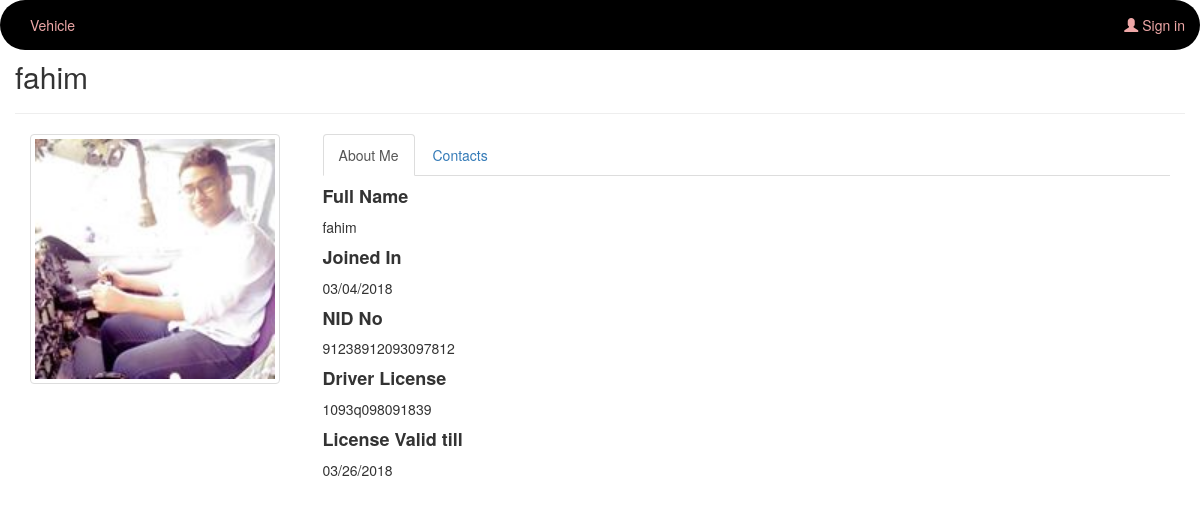
The app's page /Vehicle-Management/driverprofile.php?driverid=20 with its own data.
### tables this page shows
CREATE TABLE `driver` (
  `driverid` int(11) NOT NULL,
  `drname` varchar(255) NOT NULL,
  `drjoin` varchar(255) NOT NULL,
  `drmobile` varchar(20) NOT NULL,
  `drnid` varchar(30) NOT NULL,
  `drlicense` varchar(30) NOT NULL,
  `drlicensevalid` varchar(100) NOT NULL,
  `draddress` varchar(255) NOT NULL,
  `drphoto` varchar(30) NOT NULL,
  `dr_available` int(11) NOT NULL
);

### Vehicle-Management/driverprofile.php (the view, shortened to what this page needs)
<?php
    $connection= mysqli_connect("localhost","root","","vehicle_management");
    $driverid= $_GET['driverid'];
    $sql= "SELECT * FROM `driver` WHERE driverid='$driverid'";
    $res= mysqli_query($connection,$sql);
    $row= mysqli_fetch_assoc($res);
?>
<!DOCTYPE html>
<html lang="en">
<head>
    <link rel="stylesheet" href="https://maxcdn.bootstrapcdn.com/bootstrap/3.3.7/css/bootstrap.min.css">
    <link rel="stylesheet" href="style.css">
</head>
<body>
   <?php include 'navbar.php';?>
        <div class="container">
          <div class="row">
          <div class="fb-profile-text" id="h1" >
                            <h2><?php echo $row['drname']; ?></h2>
            </div>
            <hr>
           <div class="col-sm-3">
                   <div class="fb-profile">
                        <img height="250" width="250" align="left" class="fb-image-profile thumbnail userpic" src="picture/<?php echo $row['drphoto'] ?>" alt="dp"/>
                    </div>
           </div>
           <div class="col-sm-9">
               <div data-spy="scroll" class="tabbable-panel">
                <div class="tabbable-line">
                  <ul class="nav nav-tabs ">
                    <li class="active">
                      <a href="#tab_default_1" data-toggle="tab">
                      About Me </a>
                    </li>
                    <li>
                      <a href="#tab_default_2" data-toggle="tab">
                     Contacts </a>
                    </li>
                  </ul>
                  <div class="tab-content">
                    <div class="tab-pane active" id="tab_default_1">
                      <h4><strong>Full Name</strong></h4>
                      <p>
                        <?php echo $row['drname']; ?>
                      </p>
                      <h4><strong>Joined In</strong></h4>
                      <p><?php echo $row['drjoin']; ?></p>
                      <h4><strong>NID No</strong></h4>
                      <p><?php echo $row['drnid']; ?></p>
                      <h4><strong>Driver License</strong></h4>
                      <p><?php echo $row['drlicense']; ?></p>
                      <h4><strong>License Valid till</strong></h4>
                      <p><?php echo $row['drlicensevalid']; ?></p>
                    </div>
                  </div>
                </div>
              </div>
           </div>
          </div>
        </div>
        <div class="container">
          <div class="col-sm-12">
          </div>
    </div>
</body>
</html>

### records on screen
driver: drname "fahim", drphoto (picture), drjoin "03/04/2018", drnid "91238912093097812", drlicense "1093q098091839", drlicensevalid "03/26/2018"
